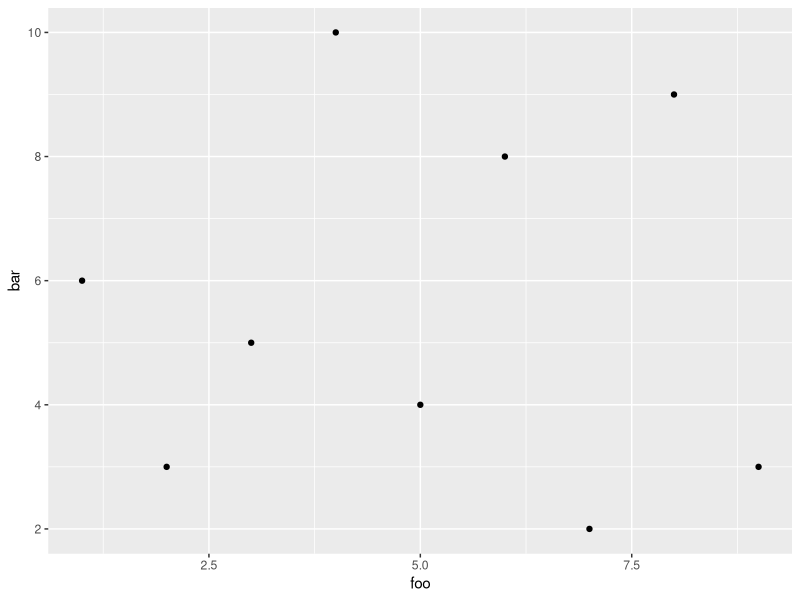
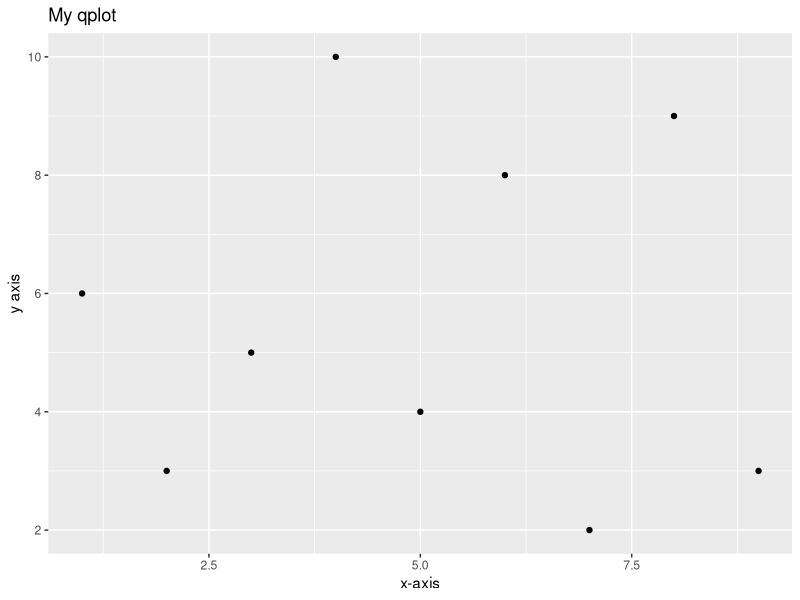
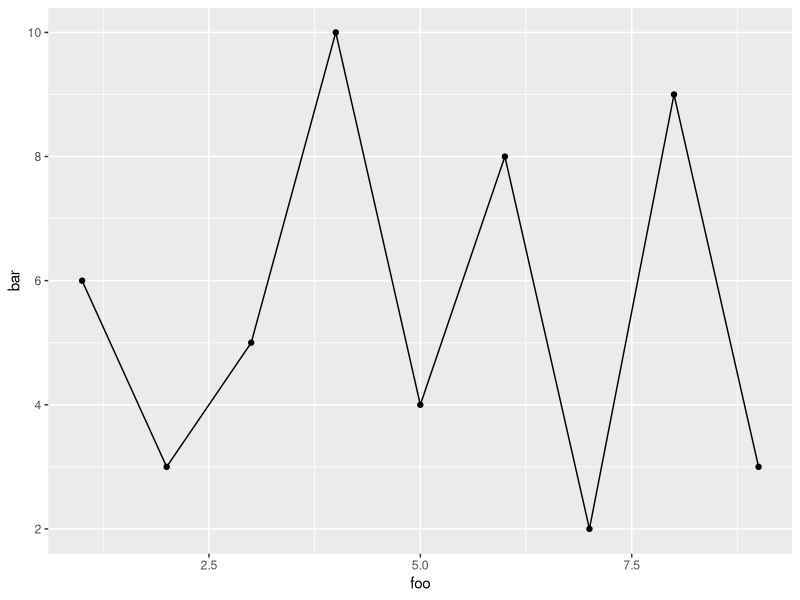
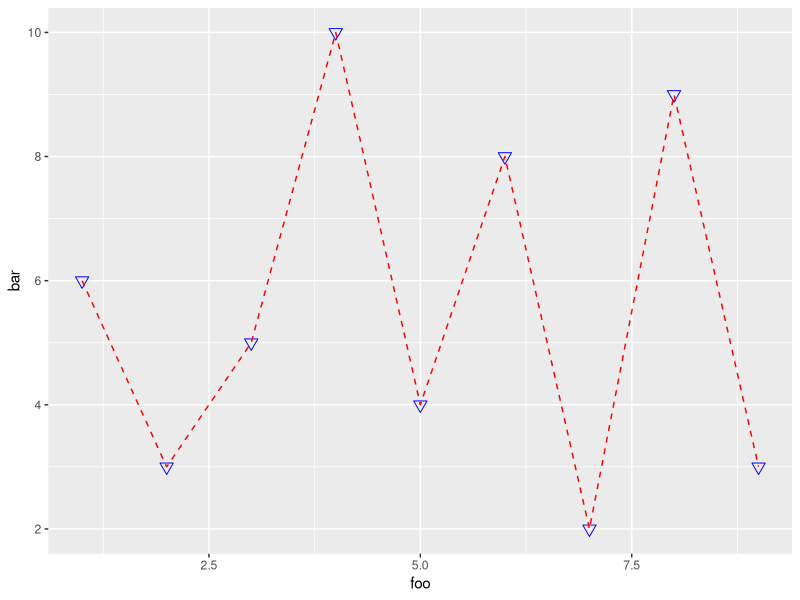
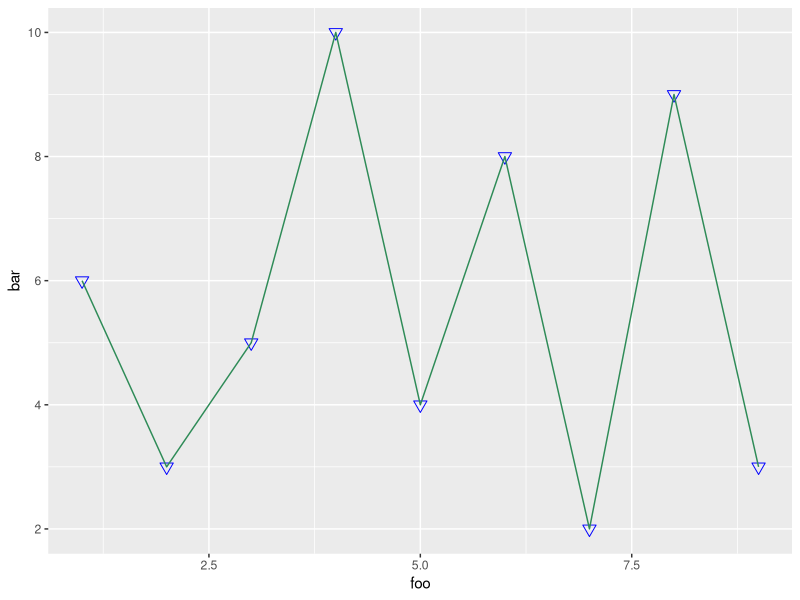
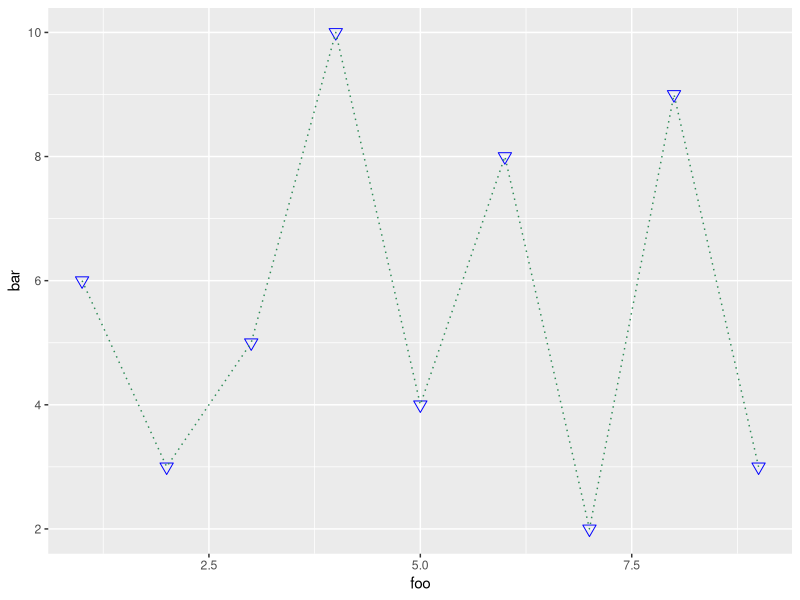
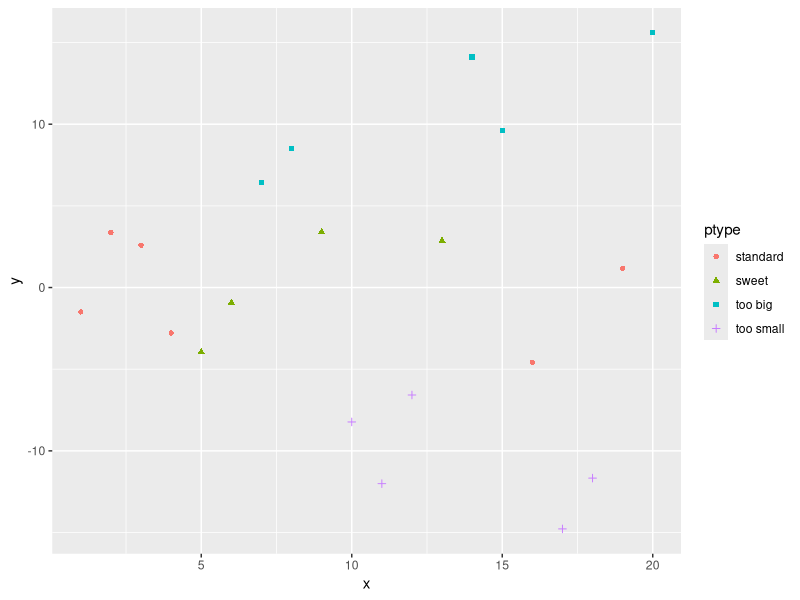
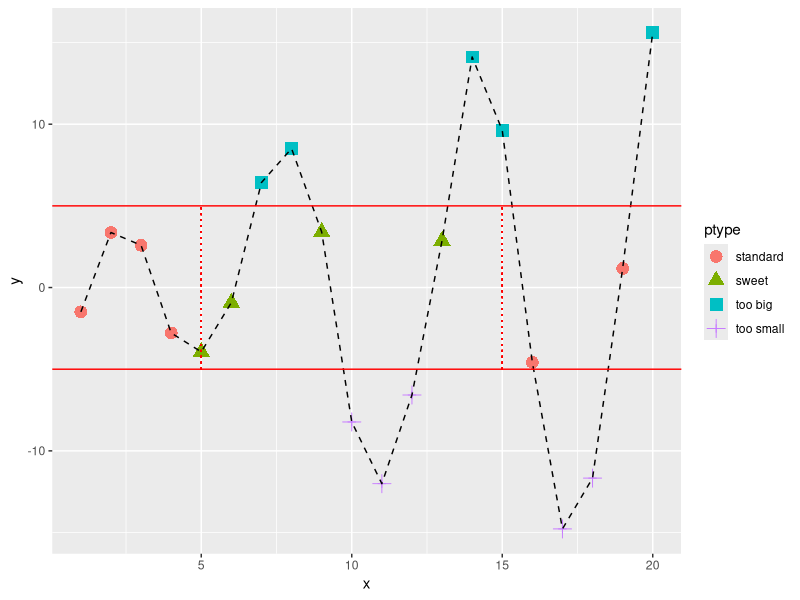

Write R code to recreate these figures, in order.
## ---- chunk 1
knitr::opts_chunk$set(echo = TRUE)
## ---- chunk 2
library("tidyverse")
## ---- chunk 3
foo <- c(1:9)
bar <- c(6, 3, 5, 10, 4, 8, 2, 9, 3)
fbar <- cbind(foo, bar)
## ---- chunk 4
qplot(foo, bar)
## ---- chunk 5
q <- qplot(foo, bar, main= "My qplot", xlab= "x-axis", ylab= "y axis")
q
## ---- chunk 6
qplot(foo, bar, geom= "blank") + geom_point() + geom_line()
## ---- chunk 7
qplot(foo, bar, geom= "blank") + geom_point(size= 3, shape= 6, color= "blue") +
  geom_line(color= "red", linetype= 2)
## ---- chunk 8
q2 <- qplot(foo, bar, geom= "blank") + geom_point(size= 3, shape= 6, color= "blue")
q2 + geom_line(color= "seagreen4", linetype= 1)
## ---- chunk 9
q2 + geom_line(color= "seagreen4", linetype= 3)
## ---- chunk 10
x <- 1:20
y <- c(-1.49, 3.37, 2.59, -2.78, -3.94, -0.92, 6.43, 8.51, 3.41, -8.23, -12.01, -6.58,
       2.87, 14.12, 9.63, -4.58, -14.78, -11.67, 1.17, 15.62)
## ---- chunk 11
ptype <- rep(NA, length(x=x))
ptype[y>=5] <- "too big"
ptype[y<=-5] <- "too small"
ptype[(x>=5 & x<=15) & (y>-5 & y<5)] <- "sweet"
ptype[(x<5 | x>15) & (y>-5 & y<5)] <- "standard"
ptype <- factor(x=ptype)
ptype
## ---- chunk 12
qplot(x, y, color= ptype, shape= ptype)
## ---- chunk 13
qplot(x, y, color= ptype, shape= ptype) + geom_point(size=4) + 
  geom_line(mapping= aes(group=1), color= "black", lty= 2) +
  geom_hline(mapping= aes(yintercept= c(-5, 5)), color= "red") +
  geom_segment(mapping= aes(x= 5, y= -5, xend= 5, yend= 5), color= "red", lty= 3) +
  geom_segment(mapping= aes(x= 15, y= -5, xend= 15, yend= 5), color= "red", lty= 3)
